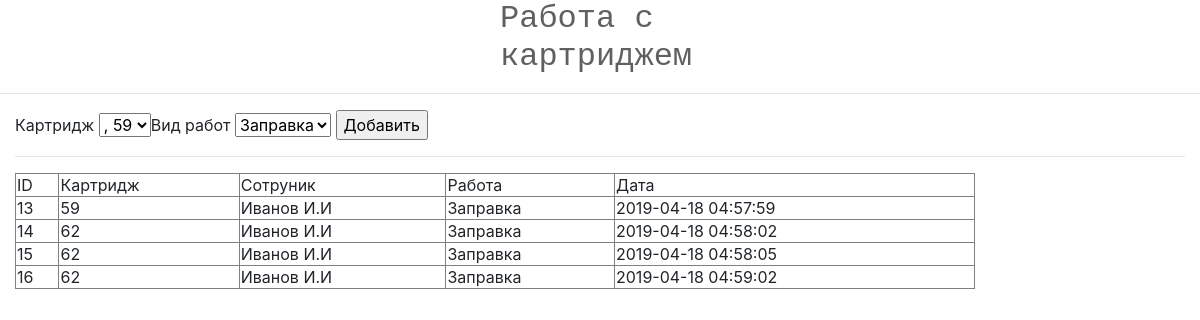
The page /remkartr.php on the database as committed earlier.
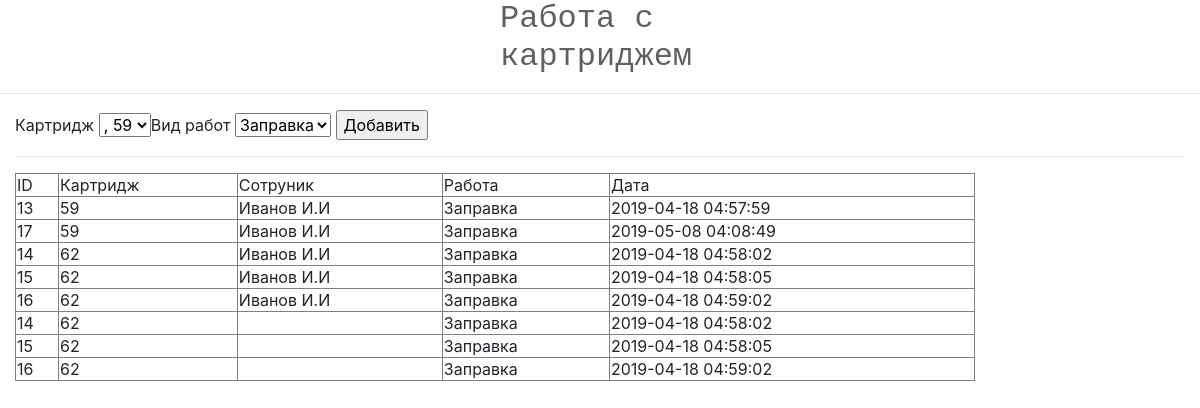
The same page on the database as committed later.
### tables this page shows
CREATE TABLE `remkartr` (
  `id` int(11) NOT NULL,
  `idkart` int(11) NOT NULL,
  `idrabot` int(11) NOT NULL,
  `data` timestamp NULL DEFAULT CURRENT_TIMESTAMP
);

CREATE TABLE `sotrydnik` (
  `id` int(5) NOT NULL,
  `fio` varchar(256) DEFAULT NULL,
  `id_otd` int(5) DEFAULT NULL,
  `doljn` varchar(256) DEFAULT NULL
);

CREATE TABLE `vidrab` (
  `id` int(5) NOT NULL,
  `name` varchar(256) NOT NULL
);

### remkartr.php (the view, shortened to what this page needs)
<html>
    <head>
     <link rel="stylesheet" href="https://stackpath.bootstrapcdn.com/bootstrap/4.3.1/css/bootstrap.min.css">
      <link rel="stylesheet" type="text/css" href="style.css">
    </head>
    <body>
      <div class="zagolovok"><h2>Работа с картриджем</h2></div>
      <hr/>
  <form method="post">
 <div class="container">
  Картридж
  <?php
$sql = "SELECT kartridj.id as Kartiges, kartridj.model, sotrydnik.id, sotrydnik.fio FROM kartridj
LEFT JOIN sotrydnik
ON sotrydnik.id = kartridj.idsotr
GROUP BY kartridj.id";
$result_select = mysql_query($sql);
echo "<select name = 'idkart'>";
while($object = mysql_fetch_object($result_select)){
echo "<option value = '$object->Kartiges''$object->idkart >  $object->fio, $object->Kartiges  </option>";
}
echo "</select>";
?>
Вид работ
  <?php
$sql = "SELECT * FROM vidrab";
$result_select = mysql_query($sql);
echo "<select name = 'idrabot'>";
while($object = mysql_fetch_object($result_select)){
echo "<option value = '$object->id,''$object->name,' >  $object->name  </option>";
}
echo "</select>";
?>
  <input type = "submit" value="Добавить"/>
</form>
<hr/>
<div class="">
<table class="tab" border="1" >
  <tr>
    <td>ID</td>
    <td>Картридж</td>
    <td>Сотруник</td>
    <td>Работа</td>
     <td>Дата</td>
   </tr>
   <?php
$result = mysql_query("SELECT remkartr.id, remkartr.idkart, remkartr.idrabot, vidrab.name, remkartr.data, sotrydnik.fio
FROM remkartr
LEFT JOIN vidrab
ON vidrab.id = remkartr.idrabot
LEFT JOIN print_link_kart
ON remkartr.idkart = print_link_kart.id_kart
LEFT JOIN printer
ON printer.id = print_link_kart.id_print
LEFT JOIN sotrydnik
ON sotrydnik.id = printer.idsotr");
while ($row = mysql_fetch_assoc($result))
{
    echo '<tr>';
    echo '<td>'.$row['id'].'</td>';
    echo '<td>'.$row['idkart'].'</td>';
    echo '<td>'.$row['fio'].'</td>';
    echo '<td>'.$row['name'].'</td>';
    echo '<td>'.$row['data'].'</td>';
    echo '</tr>';
}
?>
</table>
</div>
  </body>
</html>

Rows that differ between the two databases and show on the page:
added remkartr: id "17", idkart "59", sotrydnik.fio "Иванов И.И", vidrab.name "Заправка", data "2019-05-08 04:08:49"
now on one of the page's lists (row unchanged): remkartr: id "14", idkart "62", vidrab.name "Заправка", data "2019-04-18 04:58:02"
now on one of the page's lists (row unchanged): remkartr: id "15", idkart "62", vidrab.name "Заправка", data "2019-04-18 04:58:05"
now on one of the page's lists (row unchanged): remkartr: id "16", idkart "62", vidrab.name "Заправка", data "2019-04-18 04:59:02"
